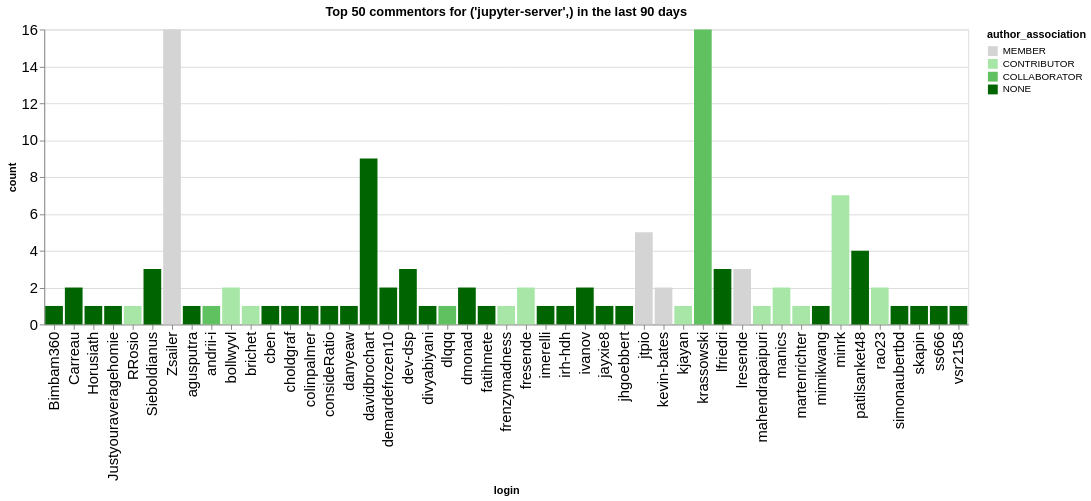

Write notebook code for a chart like this one.
### Code cell
n_plot = 50
charts = []
for ii, (iorg, idata) in enumerate(commentors.groupby(['org'])):
    title = f"Top {n_plot} commentors for {iorg} in the last {n_days} days"
    idata = idata.groupby('login', as_index=False).agg({'count': 'sum', 'author_association': 'first'})
    idata = idata.sort_values('count', ascending=False).head(n_plot)
    ch = alt.Chart(data=idata.head(n_plot), title=title).mark_bar().encode(
        x='login',
        y='count',
        color=alt.Color('author_association', scale=alt.Scale(domain=author_types, range=author_colors))
    )
    charts.append(ch)
alt.hconcat(*charts)

### Figure 1 — Vega-Lite specification as saved in the notebook (floating-point values rounded to 4 significant figures)
{"config": {"axisLeft": {"labelFontSize": 15}, "axisBottom": {"labelFontSize": 15}}, "hconcat": [{"mark": {"type": "bar"}, "encoding": {"color": {"field": "author_association", "scale": {"domain": ["MEMBER", "CONTRIBUTOR", "COLLABORATOR", "NONE"], "range": ["rgb(211.82745098039214, 211.82745098039214, 211.82745098039214)", "rgb(166.98562091503268, 229.89803921568628, 166.98562091503268)", "rgb(96.37647058823529, 192.75294117647059, 96.37647058823529)", "rgb(0.0, 100.3921568627451, 0.0)"]}, "type": "nominal"}, "x": {"field": "login", "type": "nominal"}, "y": {"field": "count", "type": "quantitative"}}, "title": "Top 50 commentors for ('jupyter-server',) in the last 90 days"}], "data": {"name": "data-abb396cadf7e9e9a15a342bf075dce5c"}, "$schema": "https://vega.github.io/schema/vega-lite/v5.20.1.json", "datasets": {"data-abb396cadf7e9e9a15a342bf075dce5c": [{"login": "Zsailer", "count": 16, "author_association": "MEMBER"}, {"login": "krassowski", "count": 16, "author_association": "COLLABORATOR"}, {"login": "davidbrochart", "count": 9, "author_association": "NONE"}, {"login": "minrk", "count": 7, "author_association": "CONTRIBUTOR"}, {"login": "jtpio", "count": 5, "author_association": "MEMBER"}, {"login": "patilsanket48", "count": 4, "author_association": "NONE"}, {"login": "Sieboldianus", "count": 3, "author_association": "NONE"}, {"login": "lresende", "count": 3, "author_association": "MEMBER"}, {"login": "dev-dsp", "count": 3, "author_association": "NONE"}, {"login": "lfriedri", "count": 3, "author_association": "NONE"}, {"login": "Carreau", "count": 2, "author_association": "NONE"}, {"login": "bollwyvl", "count": 2, "author_association": "CONTRIBUTOR"}, {"login": "rao23", "count": 2, "author_association": "CONTRIBUTOR"}, {"login": "manics", "count": 2, "author_association": "CONTRIBUTOR"}, {"login": "kevin-bates", "count": 2, "author_association": "MEMBER"}, {"login": "fresende", "count": 2, "author_association": "CONTRIBUTOR"}, {"login": "ivanov", "count": 2, "author_association": "NONE"}, {"login": "dmonad", "count": 2, "author_association": "NONE"}, {"login": "demardefrozen10", "count": 2, "author_association": "NONE"}, {"login": "consideRatio", "count": 1, "author_association": "NONE"}, {"login": "colinpalmer", "count": 1, "author_association": "NONE"}, {"login": "choldgraf", "count": 1, "author_association": "NONE"}, {"login": "Justyouraveragehomie", "count": 1, "author_association": "NONE"}, {"login": "Bimbam360", "count": 1, "author_association": "NONE"}, {"login": "RRosio", "count": 1, "author_association": "CONTRIBUTOR"}, {"login": "Horusiath", "count": 1, "author_association": "NONE"}, {"login": "cben", "count": 1, "author_association": "NONE"}, {"login": "brichet", "count": 1, "author_association": "CONTRIBUTOR"}, {"login": "andrii-i", "count": 1, "author_association": "COLLABORATOR"}, {"login": "agusputra", "count": 1, "author_association": "NONE"}, {"login": "danyeaw", "count": 1, "author_association": "NONE"}, {"login": "jhgoebbert", "count": 1, "author_association": "NONE"}, {"login": "jayxie8", "count": 1, "author_association": "NONE"}, {"login": "imerelli", "count": 1, "author_association": "NONE"}, {"login": "irh-hdh", "count": 1, "author_association": "NONE"}, {"login": "frenzymadness", "count": 1, "author_association": "CONTRIBUTOR"}, {"login": "divyabiyani", "count": 1, "author_association": "NONE"}, {"login": "dlqqq", "count": 1, "author_association": "COLLABORATOR"}, {"login": "fatihmete", "count": 1, "author_association": "NONE"}, {"login": "martenrichter", "count": 1, "author_association": "CONTRIBUTOR"}, {"login": "mahendrapaipuri", "count": 1, "author_association": "CONTRIBUTOR"}, {"login": "kjayan", "count": 1, "author_association": "CONTRIBUTOR"}, {"login": "mimikwang", "count": 1, "author_association": "NONE"}, {"login": "simonaubertbd", "count": 1, "author_association": "NONE"}, {"login": "skapin", "count": 1, "author_association": "NONE"}, {"login": "ss666", "count": 1, "author_association": "NONE"}, {"login": "vsr2158", "count": 1, "author_association": "NONE"}]}}
